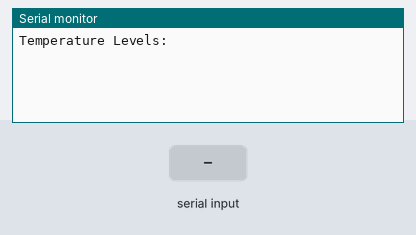
Bench run of a sketch on a simulated Arduino Uno, built with avr-gcc and run on an emulated ATmega328P. On the bench: the last lines printed to the serial monitor. Inputs (shaded band) come from the test bench.

Above: at 1.2 s.
1.3 s: "90,45\n" received over Serial
At 3.2 s:
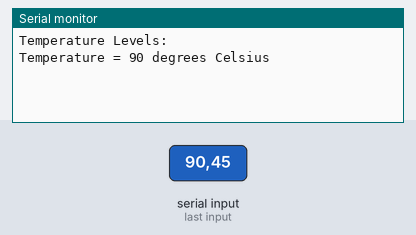
3.8 s: "30,150\n" received over Serial
At 5.1 s:
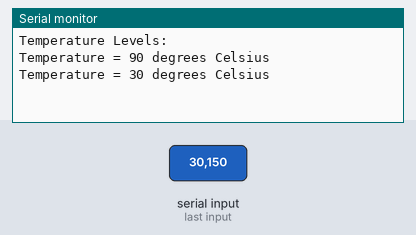

The sketch:

Serial.ino
```cpp
String str;
int Temperature = 45;
void setup()
{
	Serial.begin(9600);
	Serial.println("Temperature Levels:");
}

void loop(){
	str = Serial.readString();
	if (str.length() > 0) {
		Temperature = str.toInt();
		Serial.print("Temperature = ");
		Serial.print(Temperature);
		Serial.println(" degrees Celsius");
	}
}
```

Measured:
- after the input at 1.3 s, the serial monitor: prints a new line after 1.0 s (image 1)
- after the input at 3.8 s, the serial monitor: prints a new line after 1.0 s (image 2)
